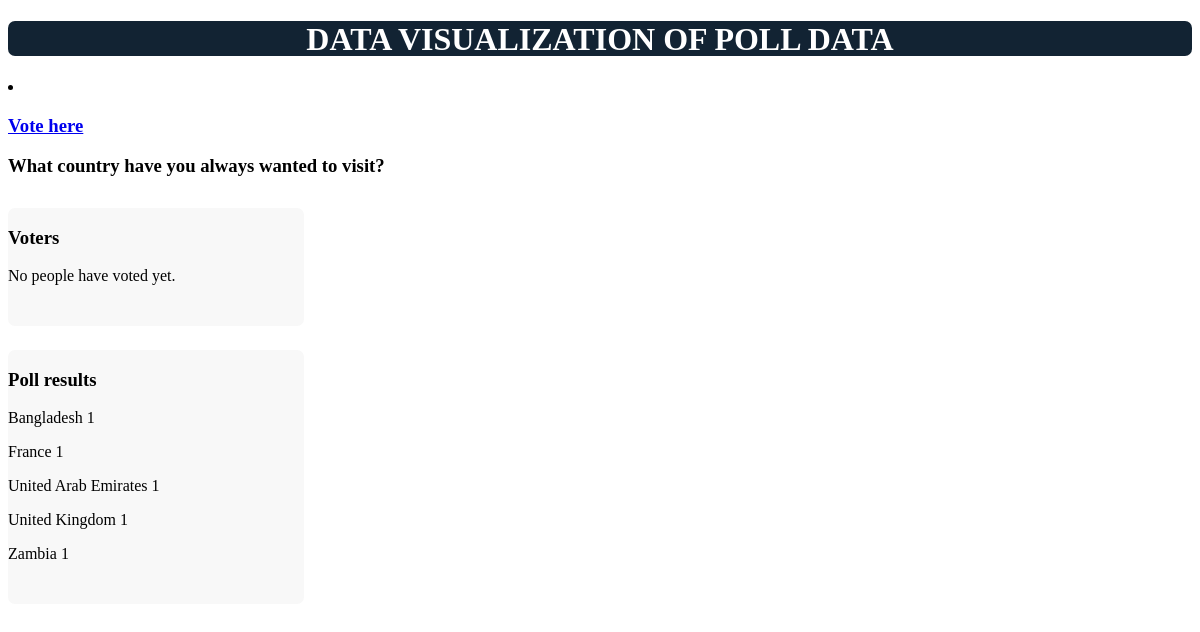
Before: /polls/map/ with the older database file.
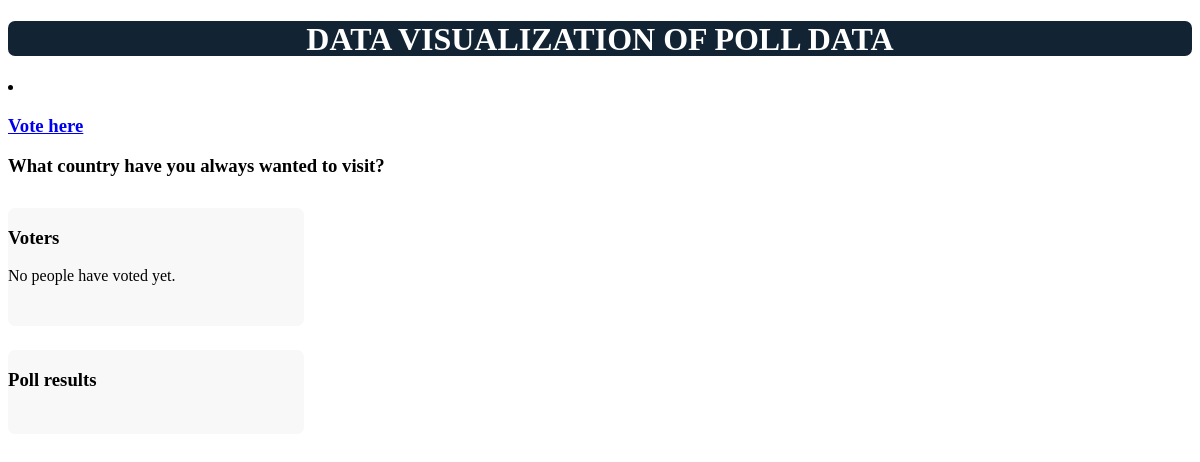
After: the same page with the newer database file.
### polls/models.py (models this page shows, shortened)
class Question(models.Model):
    question = models.CharField(max_length=200) #holds the poll question
    pub_date = models.DateTimeField(default=now_time, blank=True) #holds publication date of object

class Country(models.Model):
    poll = models.ForeignKey(Question) #many countries to one question (database relationship)
    choice_text = models.CharField(max_length=200) #hold name of country
    votes = models.IntegerField(default=0) #hold number of votes for that country
    class Meta:
        ordering = ["poll"]
        verbose_name_plural = "Countries" #for admin page purposes, gets plural of object

### polls/views.py (the view)
def maps(request):
    poll_list = Question.objects.order_by('-pub_date')[:5] #Generate a poll list
    country_list = Country.objects.all() #get all Country objects and store into a list
    name_list = Name.objects.all() #get al the Name objects and store into a list
    context = {'poll_list': poll_list, 'country_list':country_list, 'name_list': name_list,} #context dictionary to use django's template tags in html
    return render(request, 'polls/map.html',context)

### polls/templates/polls/map.html (shortened to what this page needs)
<!DOCTYPE html>
<html>
	<head>
		<link rel="stylesheet" href="/static/polls/poll.css" type="text/css"/>
	</head>
	<body class = "body">
		<header class = "mainHead">
			<h1> DATA VISUALIZATION OF POLL DATA </h1>
		</header>
		{% for poll in poll_list %}
			<li><h3><a href="{% url 'polls:detail' poll.id %}">Vote here</a></h3></li>
		{% endfor %}
		<h3>What country have you always wanted to visit?</h3>
		<aside class="sideInfo">
		<article>
			<h3>Voters</h3>
			{% if name_list %}
				{% for name in name_list %}
					<p> {{name.name}} voted for {{name.vote}} </p>
				{% endfor %}
			{% else %}
				<p>No people have voted yet.</p>
			{% endif %}
		</article>
		</aside>
		<div id = "map-canvas" style="height:700px;width:70%; float: right; padding: 2% 2%;margin: 1% 0% 1% 0%;">
		</div>
		<aside class="sideInfo">
		<article>
			<h3>Poll results</h3>
			{% for country in country_list %}
				{% if country.votes > 0 %}
				<p> {{country.choice_text}} {{country.votes}}</a></p>
				{% endif %}
			{% endfor %}
		</article>
		</aside>
	</body>
</html>

### static/polls/poll.css (style rules this page uses)
.mainHead h1 { background-color: #122333; height: 35px; border-radius: 20px; -webkit-border-radius: 7px; -moz-border-radius: 7px; color: #FFFFFF; text-align: center; }
.sideInfo { width: 25%; float: left; margin: 1% 0% 1% 0%; border-radius: 7px; -webkit-border-radius: 7px; -moz-border-radius: 7px; background-color: #f8f8f8; padding-bottom: 25px; }

Changed rows visible on the page:
no longer on this page (row edited): Country: choice_text "Bangladesh", votes "1"
no longer on this page (row edited): Country: choice_text "France", votes "1"
no longer on this page (row edited): Country: choice_text "United Arab Emirates", votes "1"
no longer on this page (row edited): Country: choice_text "United Kingdom", votes "1"
removed Country: choice_text "Zambia", votes "1"
